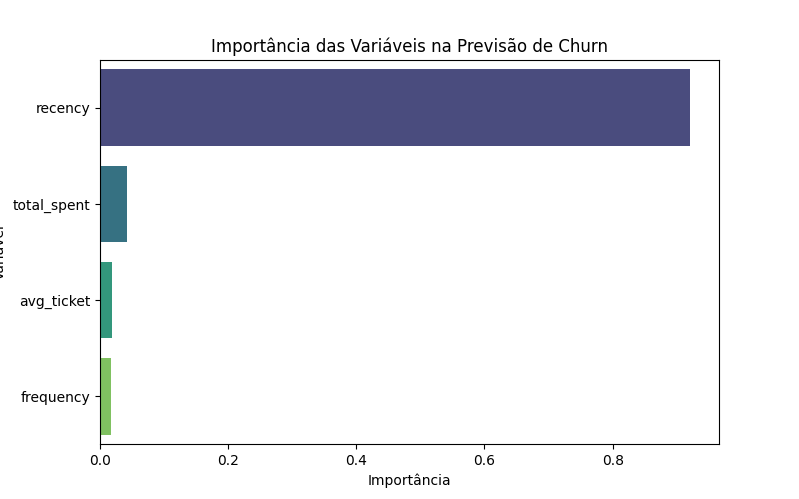

Recreate this plot in Python.
# Importar bibliotecas
import pandas as pd
import psycopg2
import matplotlib.pyplot as plt
import seaborn as sns
from sklearn.model_selection import train_test_split
from sklearn.ensemble import RandomForestClassifier

# Conectar ao PostgreSQL e carregar os dados dos clientes e transações
conn = psycopg2.connect(
    dbname="desafio_bi",
    user="daniel",
    password="12345",
    host="localhost",
    port="5432"
)

query = """
    SELECT c.client_id, 
           COUNT(t.transaction_id) AS frequency,
           SUM(t.total_value) AS total_spent,
           SUM(t.total_value) / COUNT(t.transaction_id) AS avg_ticket,
           (CURRENT_DATE - MAX(t.transaction_date)) AS recency
    FROM desafio.clientes c
    JOIN desafio.transacoes t ON c.client_id = t.client_id
    GROUP BY c.client_id;
"""

import sqlalchemy

engine = sqlalchemy.create_engine("postgresql://daniel:12345@localhost:5432/desafio_bi")
clients_data = pd.read_sql(query, engine)
conn.close()

# Definir churn (1 se não compra há mais de 420 dias, 0 caso contrário)
clients_data["churn"] = (clients_data["recency"] > 420).astype(int)

# Selecionar variáveis para o modelo
X = clients_data[["frequency", "total_spent", "avg_ticket", "recency"]]
y = clients_data["churn"]

# Dividir em treino e teste
X_train, X_test, y_train, y_test = train_test_split(X, y, test_size=0.2, random_state=42)

# Treinar modelo Random Forest para prever churn
model = RandomForestClassifier(n_estimators=100, random_state=42)
model.fit(X_train, y_train)

# Obter a importância das variáveis no modelo
feature_importances = model.feature_importances_
feature_names = X.columns

# Criar um DataFrame para visualização
importance_df = pd.DataFrame({'Feature': feature_names, 'Importance': feature_importances})
importance_df = importance_df.sort_values(by='Importance', ascending=False)

# Plotar a importância das variáveis
plt.figure(figsize=(8, 5))
sns.barplot(x=importance_df['Importance'], y=importance_df['Feature'], palette='viridis')
plt.title('Importância das Variáveis na Previsão de Churn')
plt.xlabel('Importância')
plt.ylabel('Variável')
plt.show()
